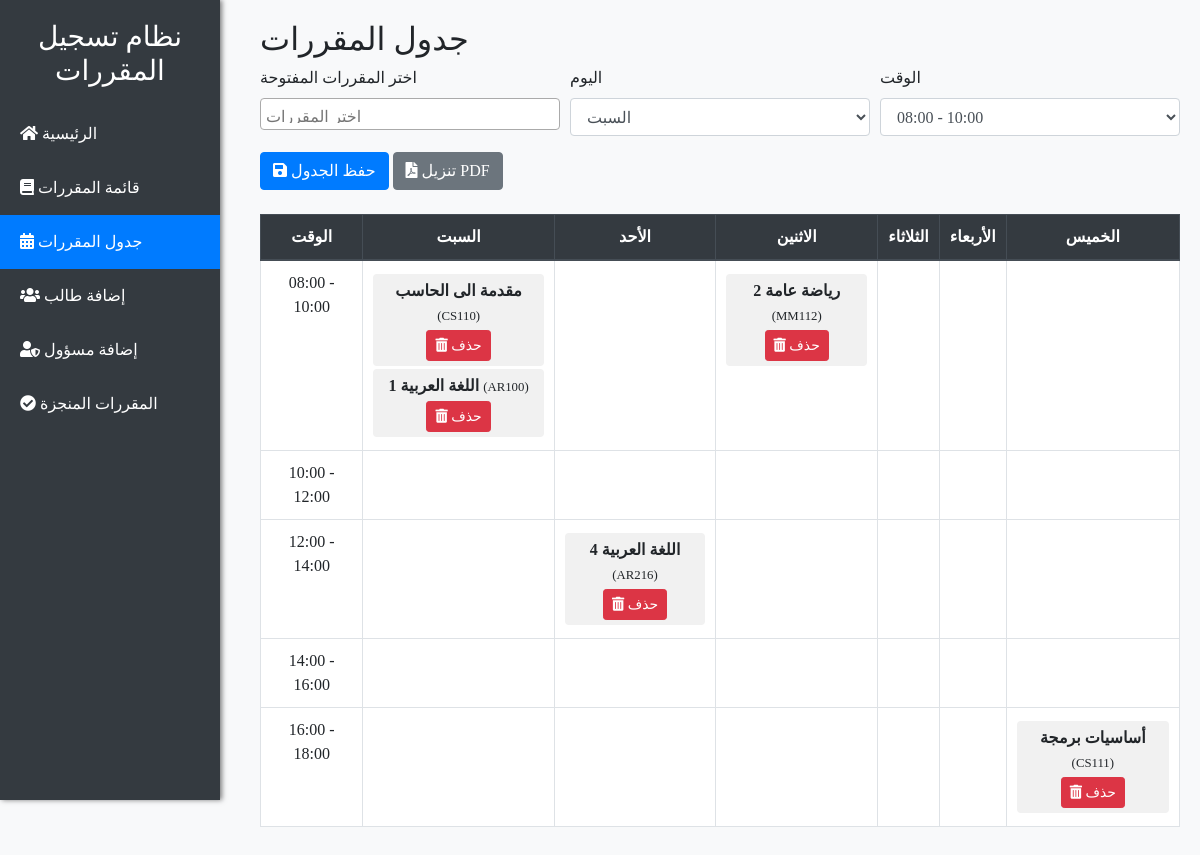
/admin/schedule_course.php (signed in), run on the app's committed database.
### tables this page shows
CREATE TABLE `course_schedule` (
  `id` int(11) NOT NULL,
  `course_id` varchar(5) NOT NULL,
  `day` varchar(10) NOT NULL,
  `time` time NOT NULL
);

CREATE TABLE `courses` (
  `id` varchar(6) NOT NULL,
  `name` varchar(255) NOT NULL,
  `status` enum('open','closed') NOT NULL DEFAULT 'open',
  `units` int(11) NOT NULL
);

### admin/schedule_course.php (the view, shortened to what this page needs)
<?php
include 'db.php';
$scheduleResult = $conn->query("
    SELECT cs.id as schedule_id, cs.day, cs.time, c.id AS course_id, c.name, c.status
    FROM course_schedule cs
    JOIN courses c ON cs.course_id = c.id
    ORDER BY cs.day, cs.time
");
$schedule = [];
while ($row = $scheduleResult->fetch_assoc()) {
    $schedule[$row['day']][$row['time']][] = $row;
}
$time_slots = [
    '08:00:00' => '08:00 - 10:00',
    '10:00:00' => '10:00 - 12:00',
    '12:00:00' => '12:00 - 14:00',
    '14:00:00' => '14:00 - 16:00',
    '16:00:00' => '16:00 - 18:00',
];
$days = ['السبت', 'الأحد', 'الاثنين', 'الثلاثاء', 'الأربعاء', 'الخميس'];
?>
<!DOCTYPE html>
<html lang="ar">
<head>
<link rel="stylesheet" href="/Login/assets/css/bootstrap.min.css">
<link rel="stylesheet" href="/Login/assets/css/all.min.css">
<link rel="stylesheet" href="/Login/assets/css/select2.min.css">
            <link rel="stylesheet" href="/Login/CSS/styles.css">
</head>
<body>
    <div class="sidebar">
        <h3>نظام تسجيل المقررات</h3>
        <ul class="nav flex-column">
            <li class="nav-item">
                <a class="nav-link" href="dashboard.php"><i class="fas fa-home"></i> الرئيسية</a>
            </li>
            <li class="nav-item">
                <a class="nav-link" href="add_course.php"><i class="fas fa-book"></i> قائمة المقررات</a>
            </li>
            <li class="nav-item">
                <a class="nav-link active" href="schedule_course.php"><i class="fas fa-calendar-alt"></i> جدول المقررات</a>
            </li>
            <li class="nav-item">
                <a class="nav-link" href="add_student.php"><i class="fas fa-users"></i> إضافة طالب</a>
            </li>
            <li class="nav-item">
                <a class="nav-link" href="add_admin.php"><i class="fas fa-user-shield"></i> إضافة مسؤول</a>
            </li>
            <li class="nav-item">
                <a class="nav-link" href="edit_student.php"><i class="fas fa-check-circle"></i> المقررات المنجزة</a>
            </li>
        </ul>
    </div>
    <div class="content">
        <h2>جدول المقررات</h2>
        <div class="mb-4">
            <form method="POST" action="">
                <div class="form-row">
                    <div class="form-group col-md-4">
                        <label for="course_id">اختر المقررات المفتوحة</label>
                    </div>
                    <div class="form-group col-md-4">
                        <label for="day">اليوم</label>
                        <select class="form-control" id="day" name="day" required>
                            <?php foreach ($days as $day): ?>
                                <option value="<?= $day ?>"><?= $day ?></option>
                            <?php endforeach; ?>
                        </select>
                    </div>
                    <div class="form-group col-md-4">
                        <label for="time">الوقت</label>
                        <select class="form-control" id="time" name="time" required>
                            <?php foreach ($time_slots as $key => $value): ?>
                                <option value="<?= $key ?>"><?= $value ?></option>
                            <?php endforeach; ?>
                        </select>
                    </div>
                </div>
                <button type="submit" name="add_schedule" class="btn btn-primary">
                    <i class="fas fa-save"></i> حفظ الجدول
                </button>
                <a href="generate_pdf.php" target="_blank" class="btn btn-secondary">
                    <i class="fas fa-file-pdf"></i> تنزيل PDF
                </a>
            </form>
        </div>
        <div class="table-responsive">
            <table class="table table-bordered table-hover">
                <thead class="thead-dark">
                    <tr>
                        <th>الوقت</th>
                        <th>السبت</th>
                        <th>الأحد</th>
                        <th>الاثنين</th>
                        <th>الثلاثاء</th>
                        <th>الأربعاء</th>
                        <th>الخميس</th>
                    </tr>
                </thead>
                <tbody>
                    <?php foreach ($time_slots as $time_key => $time_value): ?>
                        <tr>
                            <td><?= $time_value ?></td>
                            <?php foreach ($days as $day): ?>
                                <td>
                                    <?php if (isset($schedule[$day][$time_key])): ?>
                                        <?php foreach ($schedule[$day][$time_key] as $course): ?>
                                            <div class="course-item">
                                                <strong><?= htmlspecialchars($course['name']) ?></strong>
                                                <small>(<?= htmlspecialchars($course['course_id']) ?>)</small>
                                                <div class="course-actions">
                                                    <form method="POST" action="" style="display:inline;">
                                                        <button type="submit" name="remove_schedule" class="btn btn-danger btn-sm">
                                                            <i class="fas fa-trash-alt"></i> حذف
                                                        </button>
                                                    </form>
                                                </div>
                                            </div>
                                        <?php endforeach; ?>
                                    <?php endif; ?>
                                </td>
                            <?php endforeach; ?>
                        </tr>
                    <?php endforeach; ?>
                </tbody>
            </table>
        </div>
    </div>
</body>
</html>

### CSS/styles.css (style rules this page uses)
body { font-family: 'Amiri', serif; background-color: #f8f9fa; margin: 0; }
.navbar-brand, .nav-link { color: #ffffff !important; }
.sidebar { height: 100vh; width: 220px; position: fixed; top: 0; left: 0; background-color: #343a40; color: white; padding-top: 20px; box-shadow: 2px 0 5px rgba(0,0,0,0.5); }
.sidebar h3 { text-align: center; margin-bottom: 20px; color: #ffffff; }
.sidebar a { color: #ffffff; padding: 15px 20px; display: block; text-decoration: none; transition: background-color 0.3s ease; }
.sidebar a:hover, .sidebar a.active { background-color: #007bff; color: white; }
main, .content { margin-left: 250px; padding: 20px; min-height: 100vh; background-color: #f8f9fa; }
.table { background-color: white; width: 100%; border-collapse: collapse; }
.table th { background-color: #343a40; color: white; padding: 10px; text-align: center; }
.table td { padding: 10px; text-align: center; border: 1px solid #dee2e6; }

### admin/schedule_course.php (style rules this page uses)
body { font-family: 'Amiri', serif; background-color: #f8f9fa; }
.sidebar { height: 100vh; width: 220px; position: fixed; top: 0; left: 0; background-color: #343a40; color: white; padding-top: 20px; box-shadow: 2px 0 5px rgba(0,0,0,0.5); }
.sidebar a { color: #ffffff; padding: 15px 20px; display: block; }
.content { flex-grow: 1; padding: 20px; margin-left: 240px; }
table { width: 100%; text-align: center; }
.course-item { margin: 3px 0; padding: 5px; background-color: #f1f1f1; border-radius: 4px; }
.course-actions { margin-top: 3px; }

### data on the page
course_schedule: course.name "مقدمة الى الحاسب", course "CS110"
course_schedule: course.name "اللغة العربية 1", course "AR100"
course_schedule: course.name "رياضة عامة 2", course "MM112"
course_schedule: course.name "اللغة العربية 4", course "AR216"
course_schedule: course.name "أساسيات برمجة", course "CS111"

### other printed values
$time_value "08:00 - 10:00"
$time_value "10:00 - 12:00"
$time_value "12:00 - 14:00"
$time_value "14:00 - 16:00"
$time_value "16:00 - 18:00"
form field day "السبت"
form field time "08:00 - 10:00"
